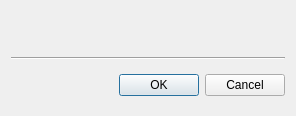
<?xml version="1.0" encoding="UTF-8"?>
<ui version="4.0">
 <class>QnBuildNumberDialog</class>
 <widget class="QDialog" name="QnBuildNumberDialog">
  <property name="geometry">
   <rect>
    <x>0</x>
    <y>0</y>
    <width>296</width>
    <height>116</height>
   </rect>
  </property>
  <property name="sizePolicy">
   <sizepolicy hsizetype="Preferred" vsizetype="Preferred">
    <horstretch>0</horstretch>
    <verstretch>0</verstretch>
   </sizepolicy>
  </property>
  <property name="windowTitle">
   <string>Choose a specific build</string>
  </property>
  <layout class="QVBoxLayout" name="verticalLayout">
   <item>
    <widget class="QWidget" name="widget" native="true">
     <property name="sizePolicy">
      <sizepolicy hsizetype="Preferred" vsizetype="Fixed">
       <horstretch>0</horstretch>
       <verstretch>0</verstretch>
      </sizepolicy>
     </property>
     <layout class="QVBoxLayout" name="verticalLayout_2">
      <item>
       <widget class="nx::vms::client::desktop::InputField" name="buildNumberInputField" native="true"/>
      </item>
      <item>
       <widget class="nx::vms::client::desktop::InputField" name="passwordInputField" native="true"/>
      </item>
     </layout>
    </widget>
   </item>
   <item>
    <widget class="Line" name="line">
     <property name="orientation">
      <enum>Qt::Horizontal</enum>
     </property>
    </widget>
   </item>
   <item>
    <widget class="QDialogButtonBox" name="buttonBox">
     <property name="orientation">
      <enum>Qt::Horizontal</enum>
     </property>
     <property name="standardButtons">
      <set>QDialogButtonBox::Cancel|QDialogButtonBox::Ok</set>
     </property>
    </widget>
   </item>
  </layout>
 </widget>
 <customwidgets>
  <customwidget>
   <class>nx::vms::client::desktop::InputField</class>
   <extends>QWidget</extends>
   <header location="global">nx/vms/client/desktop/common/widgets/input_field.h</header>
   <container>1</container>
  </customwidget>
 </customwidgets>
 <tabstops>
  <tabstop>buttonBox</tabstop>
 </tabstops>
 <resources/>
 <connections/>
</ui>
